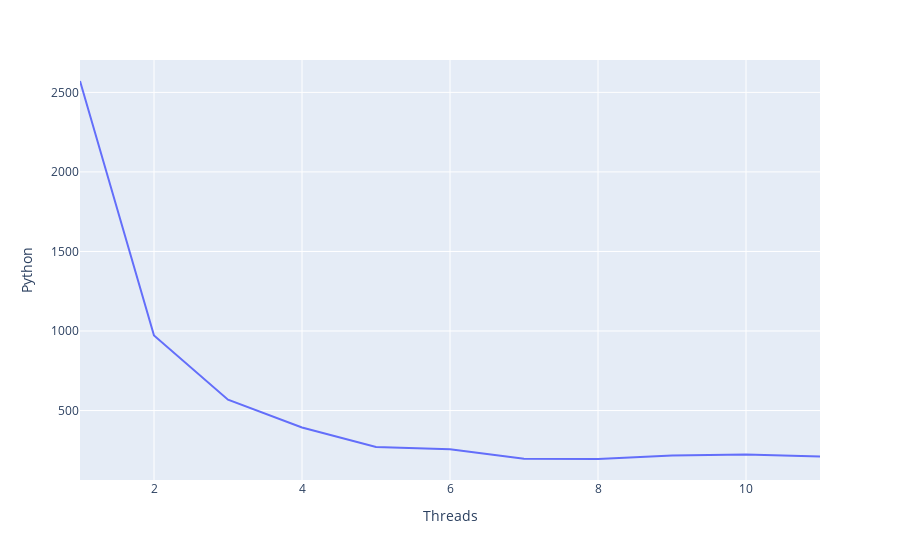

The notebook cell this image was saved under:
### Code cell
fig = px.line(df,y = 'Python',x = 'Threads')
fig.show()

### Figure 1 — Plotly figure (JSON) as saved in the notebook; plotly's stock layout.template omitted (floating-point values rounded to 4 significant figures)
{"data": [{"hovertemplate": "Threads=%{x}<br>Python=%{y}<extra></extra>", "legendgroup": "", "line": {"color": "#636efa", "dash": "solid"}, "marker": {"symbol": "circle"}, "mode": "lines", "name": "", "orientation": "v", "showlegend": false, "type": "scatter", "x": [1, 2, 3, 4, 5, 6, 7, 8, 9, 10, 11], "xaxis": "x", "y": [2572.0, 971.4, 567.9, 393.3, 270.7, 256.4, 196.7, 195.3, 217.2, 223.6, 210.3], "yaxis": "y"}], "layout": {"legend": {"tracegroupgap": 0}, "margin": {"t": 60}, "xaxis": {"anchor": "y", "domain": [0, 1], "title": {"text": "Threads"}}, "yaxis": {"anchor": "x", "domain": [0, 1], "title": {"text": "Python"}}}}
